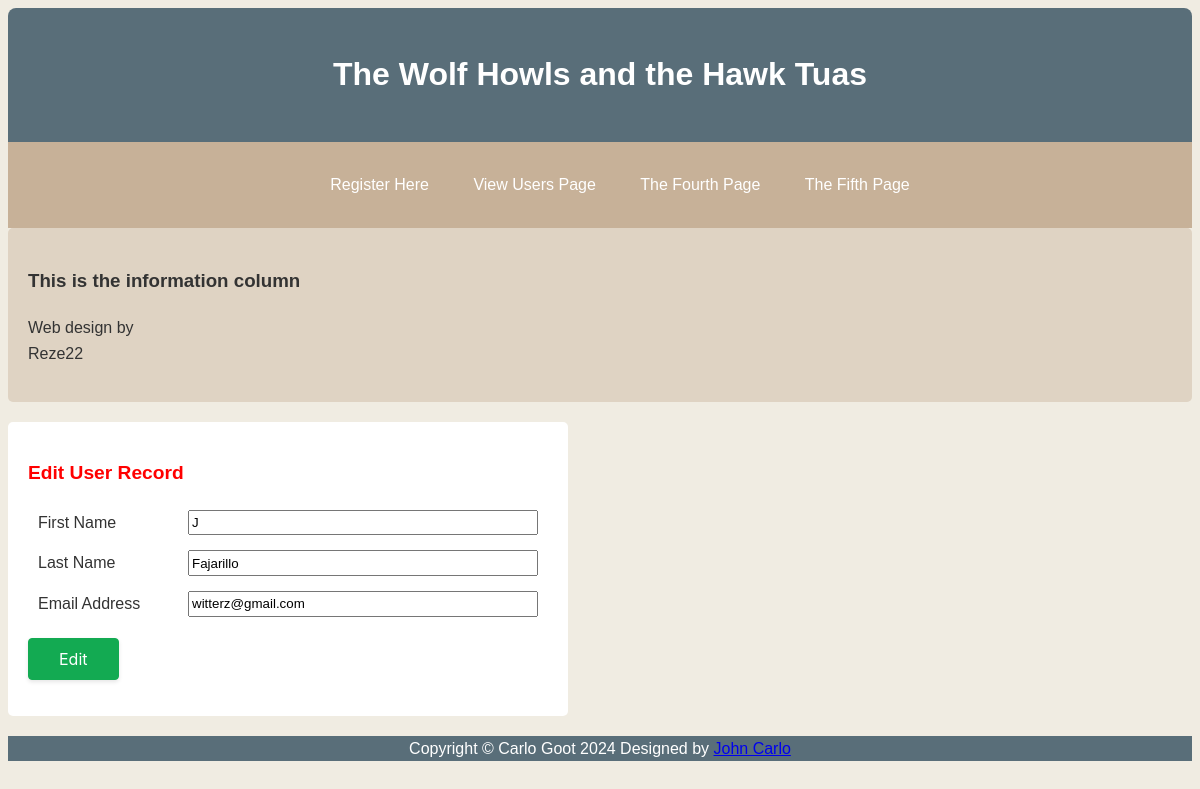
Screenshot of /edit_user.php?id=4 with the database file from the repository.
### tables this page shows
CREATE TABLE `users` (
  `user_id` int(11) NOT NULL,
  `fname` varchar(40) NOT NULL,
  `lname` varchar(40) NOT NULL,
  `email` varchar(40) NOT NULL,
  `psword` varchar(65) NOT NULL,
  `registration_date` datetime NOT NULL DEFAULT current_timestamp(),
  `user_level` tinyint(3) UNSIGNED NOT NULL
);

### edit_user.php (the view, shortened to what this page needs)
<!doctype html>
<html lang="en">
<head>
    <link rel="stylesheet" type="text/css" href="newcss2.css">
</head>
<body>
    <div id="container">
        <?php include('header.php'); ?>
        <?php include('nav.php'); ?>
        <?php include('infocolumn.php'); ?>
        <div id='content'>
            <h2>Edit User Record</h2>
            <?php
                if ((isset($_GET['id']) && is_numeric($_GET['id']))) {
                    $id = $_GET['id'];
                } elseif ((isset($_POST['id']) && is_numeric($_POST['id']))) {
                    $id = $_POST['id'];
                } else {
                    echo '<p class="error">This page has been accessed by mistake.</p>';
                    include('footer.php');
                    exit();
                }
                require('mysqli_connect.php');
                $q = "SELECT fname, lname, email FROM users WHERE user_id = '$id'";
                $result = @mysqli_query($dbcon, $q);
                if (mysqli_num_rows($result) == 1) {
                    $row = mysqli_fetch_array($result, MYSQLI_ASSOC);
                    echo '
                        <form action="edit_user.php" method="post">
                            <p class="buttons">
                                <label class="class" for="fname">First Name</label>
                                <input type="text" id="fname" name="fname" size="30" maxlength="40" value="' . $row['fname'] . '">
                            </p>
                            <p class="buttons">
                                <label class="class" for="lname">Last Name</label>
                                <input type="text" id="lname" name="lname" size="30" maxlength="40" value="' . $row['lname'] . '">
                            </p>
                            <p class="buttons">
                                <label class="class" for="email">Email Address</label>
                                <input type="text" id="email" name="email" size="30" maxlength="50" value="' . $row['email'] . '">
                            </p>
                            <p><input type="submit" id="submit" name="submit" value="Edit"></p>
                            <p><input type="hidden" name="id" value="' . $id . '"></p>
                        </form>';
                } else {
                    echo '<h2>User cannot be found in the database.</h2>';
                    echo '<p>Would you want to register instead? Click <a href="register.php">HERE.</a></p>';
                }
            ?>
        </div>
        <?php include('footer.php'); ?>
    </div>
</body>
</html>

### newcss2.css (style rules this page uses)
h2 { color: red; font-size: larger; }
body { font-family: Arial, sans-serif; line-height: 1.6; background: #f0ece2; color: #333; display: flex; flex-direction: column; min-height: 100vh; }
#content { padding: 20px; margin: 20px 0; background: #ffffff; border-radius: 5px; }
#content { size: 100%; max-width: fit-content; max-height: fit-content; }
.buttons { display: grid; grid-template-columns: 150px 350px; margin: 5px; padding: 5px; }
#submit { background-color: #13aa52; border: 1px solid #13aa52; border-radius: 4px; box-shadow: rgba(0, 0, 0, .1) 0 2px 4px 0; box-sizing: border-box; color: #fff; cursor: pointer; font-family: "Akzidenz Grotesk BQ Medium", -apple-system, BlinkMacSystemFont, sans-serif; font-size: 16px; font-weight: 400; outline: none; outline: 0; padding: 10px 25px; text-align: center; transform: translateY(0); transition: transform 150ms, box-shadow 150ms; user-select: none; -webkit-user-select: none; touch-action: manipulation; }
@media (min-width: 768px) { #submit { padding: 10px 30px; } }

### rows the page displays
users: fname "J", lname "Fajarillo", email "witterz@gmail.com"
